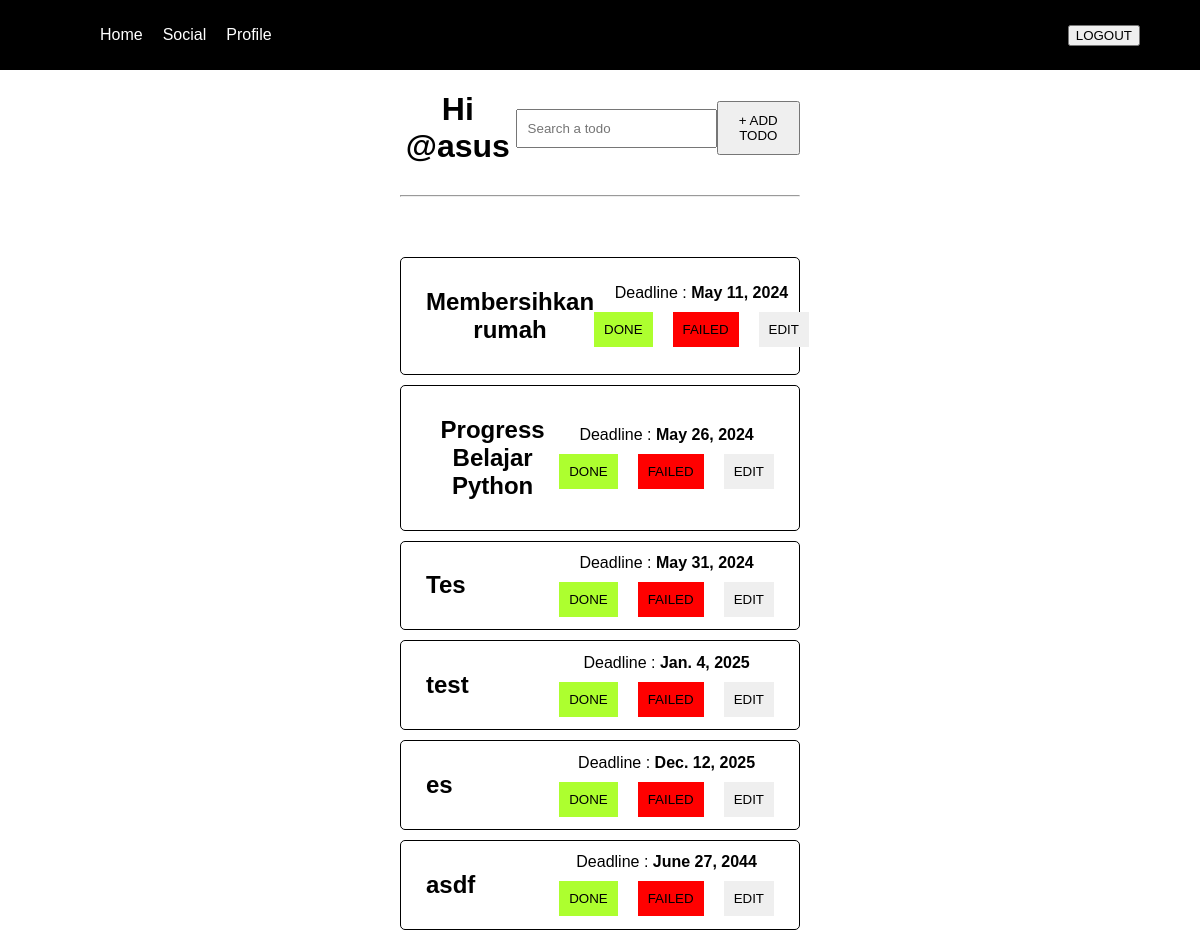
The app's page / (signed in), older data.
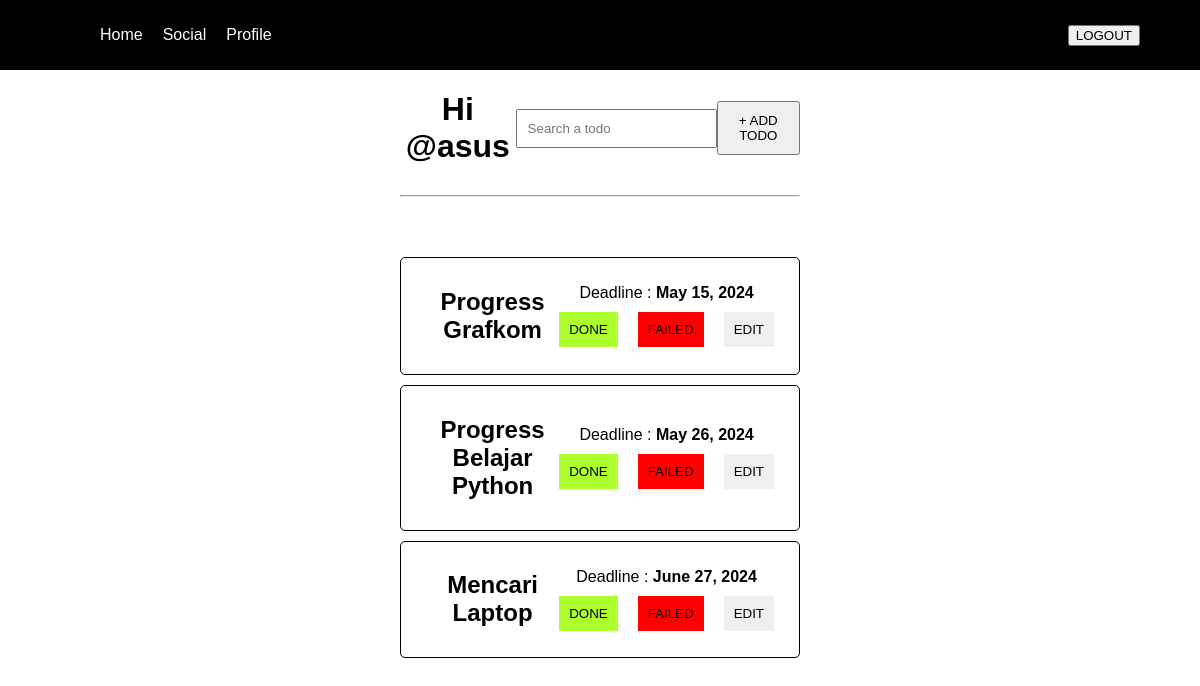
The same page, newer data.
### base/models.py (models this page shows, shortened)
class todoList(models.Model):
    user = models.ForeignKey(User, on_delete=models.SET_NULL, null=True)
    name = models.CharField(max_length=200)
    description = models.TextField(max_length=400, blank=True)
    created = models.DateTimeField(auto_now_add=True)
    deadline = models.DateField(null=True, default=None)
    status = models.CharField(max_length=10, default='Ongoing')
    done = models.DateTimeField(auto_now_add=True)
    class Meta:
        ordering = ['deadline', 'created']

### base/views.py (the view)
# urls.py: path('', views.home, name='home'),
@login_required(login_url='/login')
def home(request):
    user = User.objects.get(id=request.user.id)
    q = request.GET.get('q', '')
    todo = user.todolist_set.all()
    todo = todo.filter(Q(name__icontains=q) | Q(description__icontains=q))
    context = {'user': user, 'todo': todo}
    return render(request, 'base/home.html', context)

### base/templates/base/home.html
{% extends 'index.html' %} {% block content %}
<div class="navbar">
  <h1>Hi @{{user.username}}</h1>
  <form action="" method="GET">
    <input type="text" name="q" placeholder="Search a todo" />
  </form>
  <a href="{% url 'add-item' %}"><button>+ ADD TODO</button></a>
</div>
<hr />
<div class="main-todo">{% include 'base/item.html' %}</div>
{% endblock %}

### templates/index.html (shortened to what this page needs)
<!DOCTYPE html>
{% load static %}
<html lang="en">
  <head>
    <link rel="stylesheet" href="{% static 'styles/nav.css' %}" />
    <link rel="stylesheet" href="{% static 'styles/main.css' %}" />
    <link rel="stylesheet" href="{% static 'styles/main_nav.css' %}" />
    <link rel="stylesheet" href="{% static 'styles/todo.css' %}" />
    <link rel="stylesheet" href="{% static 'styles/todo-form.css' %}" />
    <link rel="stylesheet" href="{% static 'styles/task_detail.css' %}" />
    <link rel="stylesheet" href="{% static 'styles/edit_task.css' %}" />
    <link rel="stylesheet" href="{% static 'styles/task_detail.css' %}" />
  </head>
  <body>
    {% include 'navbar.html' %}
    <main>{% block content %} {% endblock %}</main>
  </body>
</html>

### templates/navbar.html
<nav>
  <ul>
    <a href="{% url 'home' %}"><li>Home</li></a>
    <a href="#"><li>Social</li></a>
    <a href="#"><li>Profile</li></a>
  </ul>
  <a href="{% url 'logout' %}"><button>LOGOUT</button></a>
</nav>

### base/templates/base/item.html
{% for item in todo %}
<div class="todo-list">
  <h2>
    <strong><a href="{% url 'detail-task' item.id %}">{{item.name}}</a></strong>
  </h2>
  <div class="item-left">
    <div class="date">Deadline : <strong>{{item.deadline}}</strong></div>
    <div class="item-button">
      <a href="{% url 'done-item' item.id %}"
        ><button class="done-btn">DONE</button></a
      >
      <a href="{% url 'failed-item' item.id %}"
        ><button class="fail-btn">FAILED</button></a
      >
      <a href="{% url 'edit-task' item.id %}"
        ><button class="edit-btn">EDIT</button></a
      >
    </div>
  </div>
</div>
{% endfor %}

### static/styles/nav.css (style rules this page uses)
nav { position: sticky; top: 0; left: 0; right: 0; height: 10px; padding: 30px 60px; display: flex; justify-content: space-between; align-items: center; color: white; background-color: black; }
nav ul { display: flex; list-style: none; gap: 20px; }

### static/styles/main.css (style rules this page uses)
body { padding: 0; margin: 0; font-family: Arial, Helvetica, sans-serif; text-align: center; }
a { text-decoration: none; }
a:link { color: white; }
main { padding: 0px 400px; background-color: white; }

### static/styles/main_nav.css (style rules this page uses)
.navbar { display: flex; align-items: center; justify-content: space-between; }
.navbar form input { padding: 10px; }
.navbar button { padding: 10px; }

### static/styles/todo.css (style rules this page uses)
.main-todo { display: flex; flex-direction: column; margin-top: 50px; }
.todo-list { display: flex; align-items: center; justify-content: space-between; margin-top: 10px; border: 1px solid black; border-radius: 5px; padding: 10px 25px; }
.todo-list button { border: none; padding: 10px; cursor: pointer; }
.done-btn { background-color: greenyellow; }
.fail-btn { background-color: red; }
.item-button { display: flex; gap: 20px; }
.item-left { display: flex; flex-direction: column; gap: 10px; }
.todo-list a { color: black; }

Row changes from the older to the newer data that the page shows:
removed todoList: name "Membersihkan rumah", deadline "May 11, 2024"
removed todoList: name "Tes", deadline "May 31, 2024"
removed todoList: name "test", deadline "Jan. 4, 2025"
removed todoList: name "es", deadline "Dec. 12, 2025"
removed todoList: name "asdf", deadline "June 27, 2044"
added todoList: name "Progress Grafkom", deadline "May 15, 2024"
added todoList: name "Mencari Laptop", deadline "June 27, 2024"
